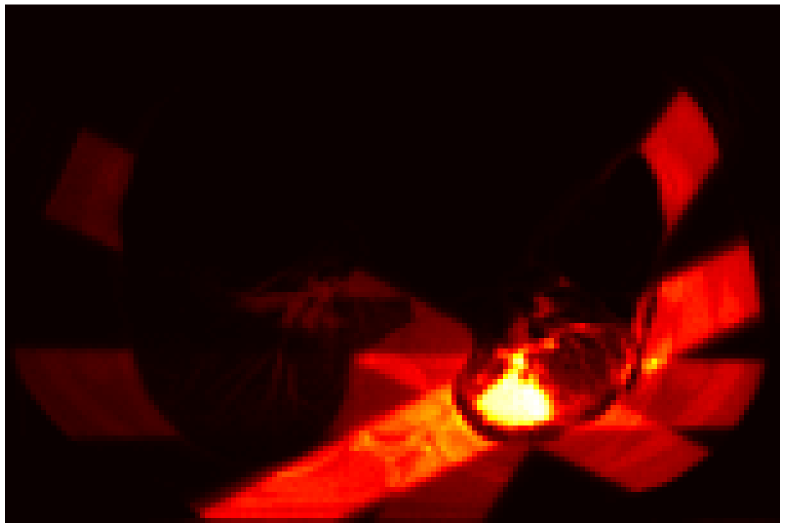
#> input picture Patient_GATE_Data/Python/Images/Pos_axial.png, 1570 x 1056 px (shown at 1/2 size)
$ jupyter execute --allow-errors 'Image Fusion.ipynb'
#> lines starting #> are read from the running program, lines starting #| are printed output that depends on the picture; after the words box and inside, x2 and y2 are one past the last pixel; in counts of white or black regions, pixels touching at a corner belong together
[cell 1]
#this creates a mask of the positron image to overlay on top of the CT slice
# any pixel with RBG values greater than (30,30,30) will be white, all others black

from PIL import Image

img = Image.open('Images/Pos_axial.png')
#> img is the input picture: PIL image 1570x1056 RGBA; mean R, G, B, A 57.7, 12.2, 8.8, 255
img = img.convert("RGBA")
datas = img.getdata()

RGB1 = 50
RGB2 = 50
RGB3 = 50

newData = []
for item in datas:
    if item[0] > RGB1 or item[1] > RGB2 or item[2] > RGB3:
        newData.append((255, 255, 255, 255))
    else:
        newData.append((0,0,0,0))
#> after the loop, newData = 1657920 items

img.putdata(newData)
img.save("Images/axial_mask.png", "PNG")

[cell 2]
#This overlays the positron image on top of the CT, usees the mask to make any black pixels in the mask transparent on the
# positron image, all others retain their original value. Whats left is the pixels with low annihilation counts to be
# transparent and high values to appear bright, overlayed on top of CT

import cv2

# Read the images
foreground = cv2.imread("Images/Pos_axial.png")
background = cv2.imread("Images/Patient_axial.png")
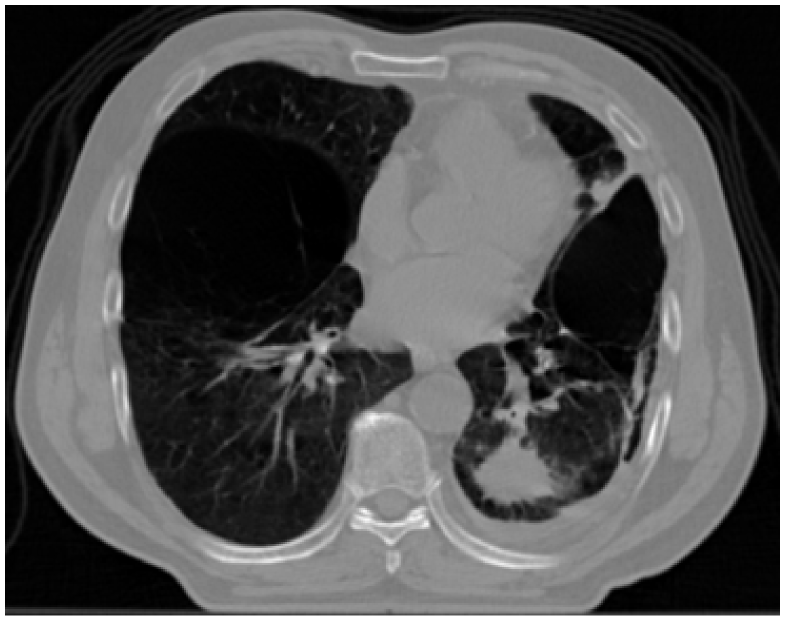
#> input picture Patient_GATE_Data/Python/Images/Patient_axial.png, 1570 x 1241 px (shown at 1/2 size)
#> background is the input picture: shape (1241, 1570, 3); min 0, max 255, mean 81.2
alpha = cv2.imread("Images/Pos_mask.png")
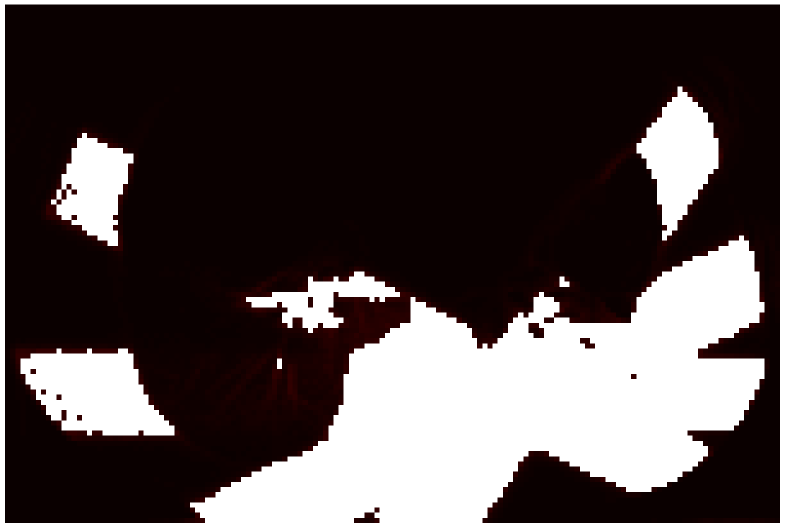
#> input picture Patient_GATE_Data/Python/Images/Pos_mask.png, 1570 x 1056 px (shown at 1/2 size)
#> alpha is the input picture: shape (1056, 1570, 3); mean B, G, R 72.8, 72.8, 82
#cv2.imshow("outImg", background/255)
cv2.waitKey(0)
background = cv2.resize(background, (foreground.shape[1], foreground.shape[0]))
#> background: shape (1056, 1570, 3)

# Convert uint8 to float
foreground = foreground.astype(float)
#cv2.imshow("outImg", foreground/255)
cv2.waitKey(0)
background = background.astype(float)
#cv2.imshow("outImg", background/255)
cv2.waitKey(0)

# Normalize the alpha mask to keep intensity between 0 and 1
alpha = alpha.astype(float)/255
#cv2.imshow("outImg", alpha/255)
cv2.waitKey(0)

print(len(background))
#| 1056
print(len(foreground))
#| 1056
print(len(alpha))
#| 1056

# Multiply the foreground with the alpha matte
foreground = cv2.multiply(alpha, foreground)
#cv2.imshow("outImg", foreground/255)
cv2.waitKey(0)

# Multiply the background with ( 1 - alpha )
background = cv2.multiply(1.0 - alpha, background)
#cv2.imshow("outImg", background/255)
cv2.waitKey(0)

# Add the masked foreground and background.
outImage = cv2.add(foreground, background)

# Display image
cv2.imshow("outImg", outImage/255)
cv2.waitKey(0)

[cell 3]
def make_mask(image, RGB_limit):
    from PIL import Image

    img = Image.open(image)
    img = img.convert("RGBA")
    datas = img.getdata()

    RGB1 = RGB_limit
    RGB2 = RGB_limit
    RGB3 = RGB_limit

    newData = []
    for item in datas:
        if item[0] >= RGB1 or item[1] >= RGB2 or item[2] >= RGB3:
            newData.append((255, 255, 255, 255))
        else:
            newData.append((0,0,0,0))

    img.putdata(newData)
    return img

def overlay(background,foreground,alpha):

    #takes in two image filenames "img1.png"

    #This overlays the positron image on top of the CT, usees the mask to make any black pixels in the mask transparent on the
    # positron image, all others retain their original value. Whats left is the pixels with low annihilation counts to be
    # transparent and high values to appear bright, overlayed on top of CT

#> called with background = 'Images/Patient_axial.png', foreground = 'Images/Pos_axial.png', alpha = 'Images/axial_mask.png'
    import cv2

    # Read the images
    foreground = cv2.imread(foreground)
    background = cv2.imread(background)
    alpha = cv2.imread(alpha)
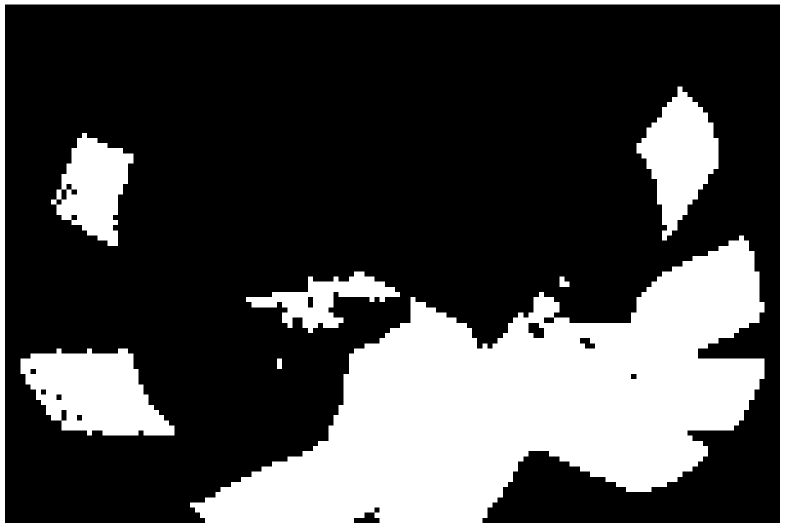
#> alpha: shape (1056, 1570, 3) (shown at 1/2 size); 28.5% white; 7 white regions, largest, box (x1, y1, x2, y2) and area: (0, 0, 1570, 1056) 375161, (41, 697, 349, 871) 35463, (1273, 173, 1437, 481) 26858
    #cv2.imshow("outImg", background/255)
    cv2.waitKey(0)
    background = cv2.resize(background, (foreground.shape[1], foreground.shape[0]))

    # Convert uint8 to float
    foreground = foreground.astype(float)
    #cv2.imshow("outImg", foreground/255)
    cv2.waitKey(0)
    background = background.astype(float)
    #cv2.imshow("outImg", background/255)
    cv2.waitKey(0)

    # Normalize the alpha mask to keep intensity between 0 and 1
    alpha = alpha.astype(float)/255
    #cv2.imshow("outImg", alpha)
    cv2.waitKey(0)

    # Multiply the foreground with the alpha matte
    foreground = cv2.multiply(alpha, foreground)
    #cv2.imshow("outImg", foreground/255)
    cv2.waitKey(0)

    # Multiply the background with ( 1 - alpha )
    background = cv2.multiply(1-alpha, background)
    #cv2.imshow("outImg", background/255)
    cv2.waitKey(0)

    # Add the masked foreground and background.
    outImage = cv2.add(foreground, background)

    return outImage

[cell 4]
axial_overlay = overlay("Images/Patient_axial.png","Images/Pos_axial.png","Images/axial_mask.png")

cv2.imwrite("Images/axial_overlay.png",axial_overlay)
#> Out = True

[cell 5]
#repeat this for other slices
axial_mask = make_mask("Images/Pos_axial.png",90)
#> after the loop in make_mask, `for item in datas:`: newData = 1657920 items
axial_mask.save("Images/axial_mask.png", "PNG")

axial_overlay2 = overlay("Images/Patient_axial.png","Images/Pos_axial.png","Images/axial_mask.png")
#> call 2 of overlay, with background = 'Images/Patient_axial.png', foreground = 'Images/Pos_axial.png', alpha = 'Images/axial_mask.png'
#> in overlay (call 2), `alpha = cv2.imread(alpha)`: alpha: shape (1056, 1570, 3); 22% white; 6 white regions, box (x1, y1, x2, y2) and area: (0, 0, 1570, 1056) 338423, (1283, 184, 1437, 461) 23917, (1067, 594, 1108, 635) 1250, (636, 574, 657, 594) 320, (698, 574, 729, 584) 310, (595, 604, 605, 615) 110
#> in overlay (call 2), `foreground = cv2.multiply(alpha, foreground)`:
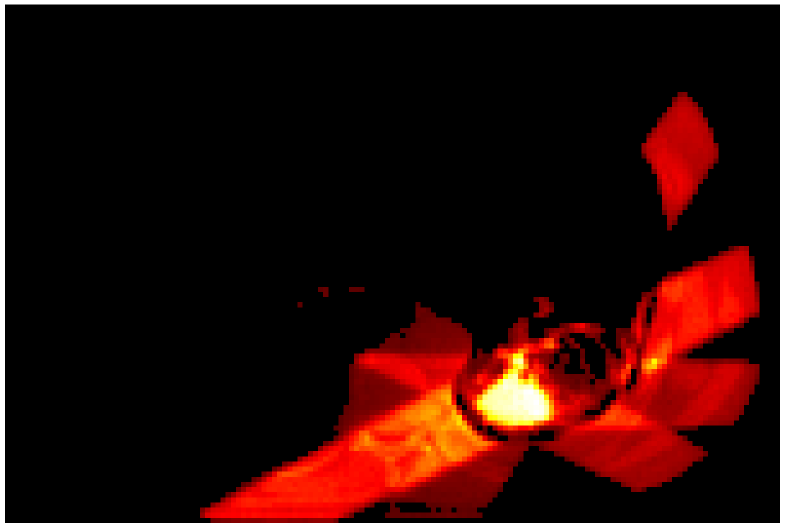
#> foreground: shape (1056, 1570, 3) float64 (shown at 1/2 size); mean B, G, R 8.8, 12.2, 44.1
#> in overlay (call 2), `outImage = cv2.add(foreground, background)`:
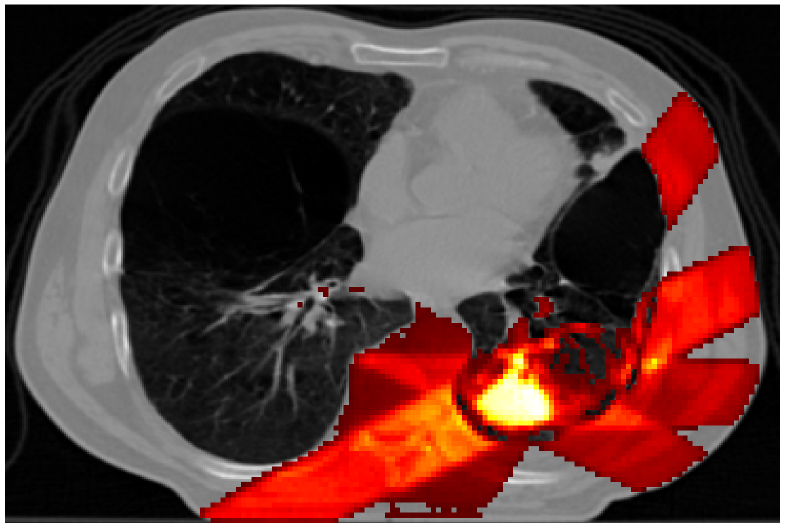
#> outImage: shape (1056, 1570, 3) float64 (shown at 1/2 size); mean B, G, R 58.2, 61.6, 93.5

cv2.imwrite("Images/axial_overlay2.png",axial_overlay2)


cor_mask = make_mask("Images/Pos_coronal.png",20)
#> call 2 of make_mask, with image = 'Images/Pos_coronal.png', RGB_limit = 20
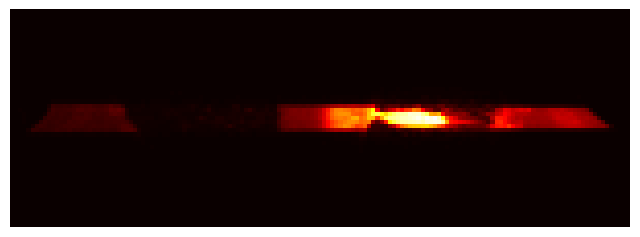
#> input picture Patient_GATE_Data/Python/Images/Pos_coronal.png, 640 x 237 px
#> in make_mask, img is the input picture: PIL image 640x237 RGBA; mean R, G, B, A 46.4, 30, 28.5, 255
#> after the loop in make_mask (call 2), `for item in datas:`: newData = 151680 items
cor_mask.save("Images/coronal_mask.png", "PNG")

cor_overlay = overlay("Images/Patient_coronal.png","Images/Pos_coronal.png","Images/coronal_mask.png")
#> call 3 of overlay, with background = 'Images/Patient_coronal.png', foreground = 'Images/Pos_coronal.png', alpha = 'Images/coronal_mask.png'
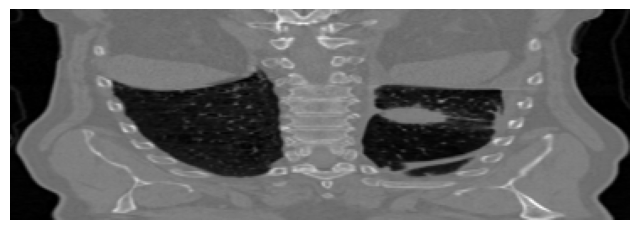
#> input picture Patient_GATE_Data/Python/Images/Patient_coronal.png, 640 x 230 px
#> in overlay, background is the input picture: shape (230, 640, 3); min 0, max 255, mean 112.2
#> in overlay (call 3), `alpha = cv2.imread(alpha)`: alpha: shape (237, 640, 3); 20.1% white; 7 white regions (1 under 20 px), largest, box (x1, y1, x2, y2) and area: (0, 0, 640, 237) 16520, (195, 95, 614, 141) 11165, (26, 104, 141, 137) 2608, (182, 120, 191, 132) 76, (166, 108, 178, 116) 48, (191, 104, 195, 112) 32
#> in overlay (call 3), `background = cv2.multiply(1-alpha, background)`:
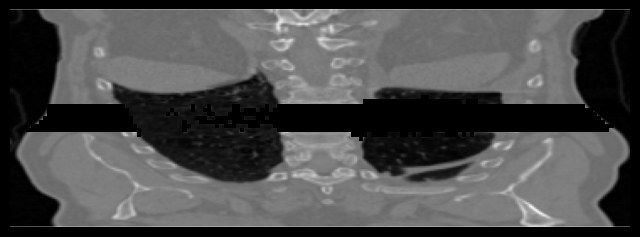
#> background: shape (237, 640, 3) float64; min 0, max 250, mean 76.1

cv2.imwrite("Images/cor_overlay.png",cor_overlay)


sag_mask = make_mask("Images/Pos_sagittal.png",30)
#> call 3 of make_mask, with image = 'Images/Pos_sagittal.png', RGB_limit = 30
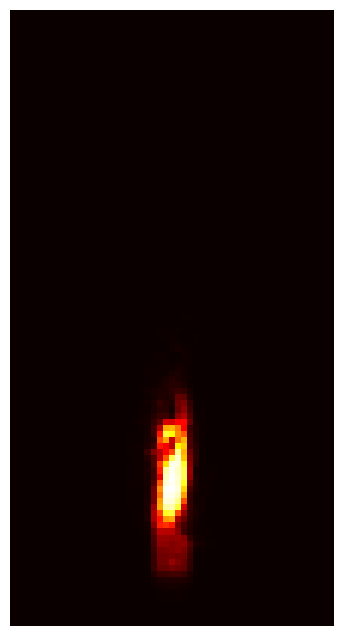
#> input picture Patient_GATE_Data/Python/Images/Pos_sagittal.png, 343 x 636 px
#> in make_mask, img is the input picture: PIL image 343x636 RGBA; mean R, G, B, A 36.2, 23.9, 22.6, 255
#> after the loop in make_mask (call 3), `for item in datas:`: newData = 218148 items
sag_mask.save("Images/sagittal_mask.png", "PNG")

#> (the rest of this cell did not finish here and is left out)

#> call 4 of overlay, with background = 'Images/Patient_sagital.png', foreground = 'Images/Pos_sagittal.png', alpha = 'Images/sagittal_mask.png'
#> in overlay (call 4), `alpha = cv2.imread(alpha)`:
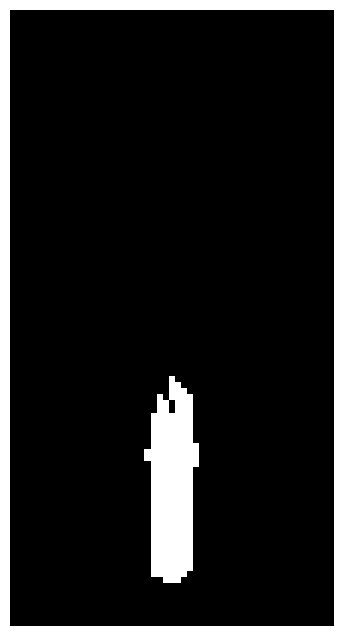
#> alpha: shape (636, 343, 3); 12.2% white; 2 white regions, box (x1, y1, x2, y2) and area: (0, 0, 343, 636) 18564, (144, 376, 199, 583) 7974

cv2.imwrite("Images/sag_overlay.png",sag_overlay)

#> (a cell that did not finish here is left out)
